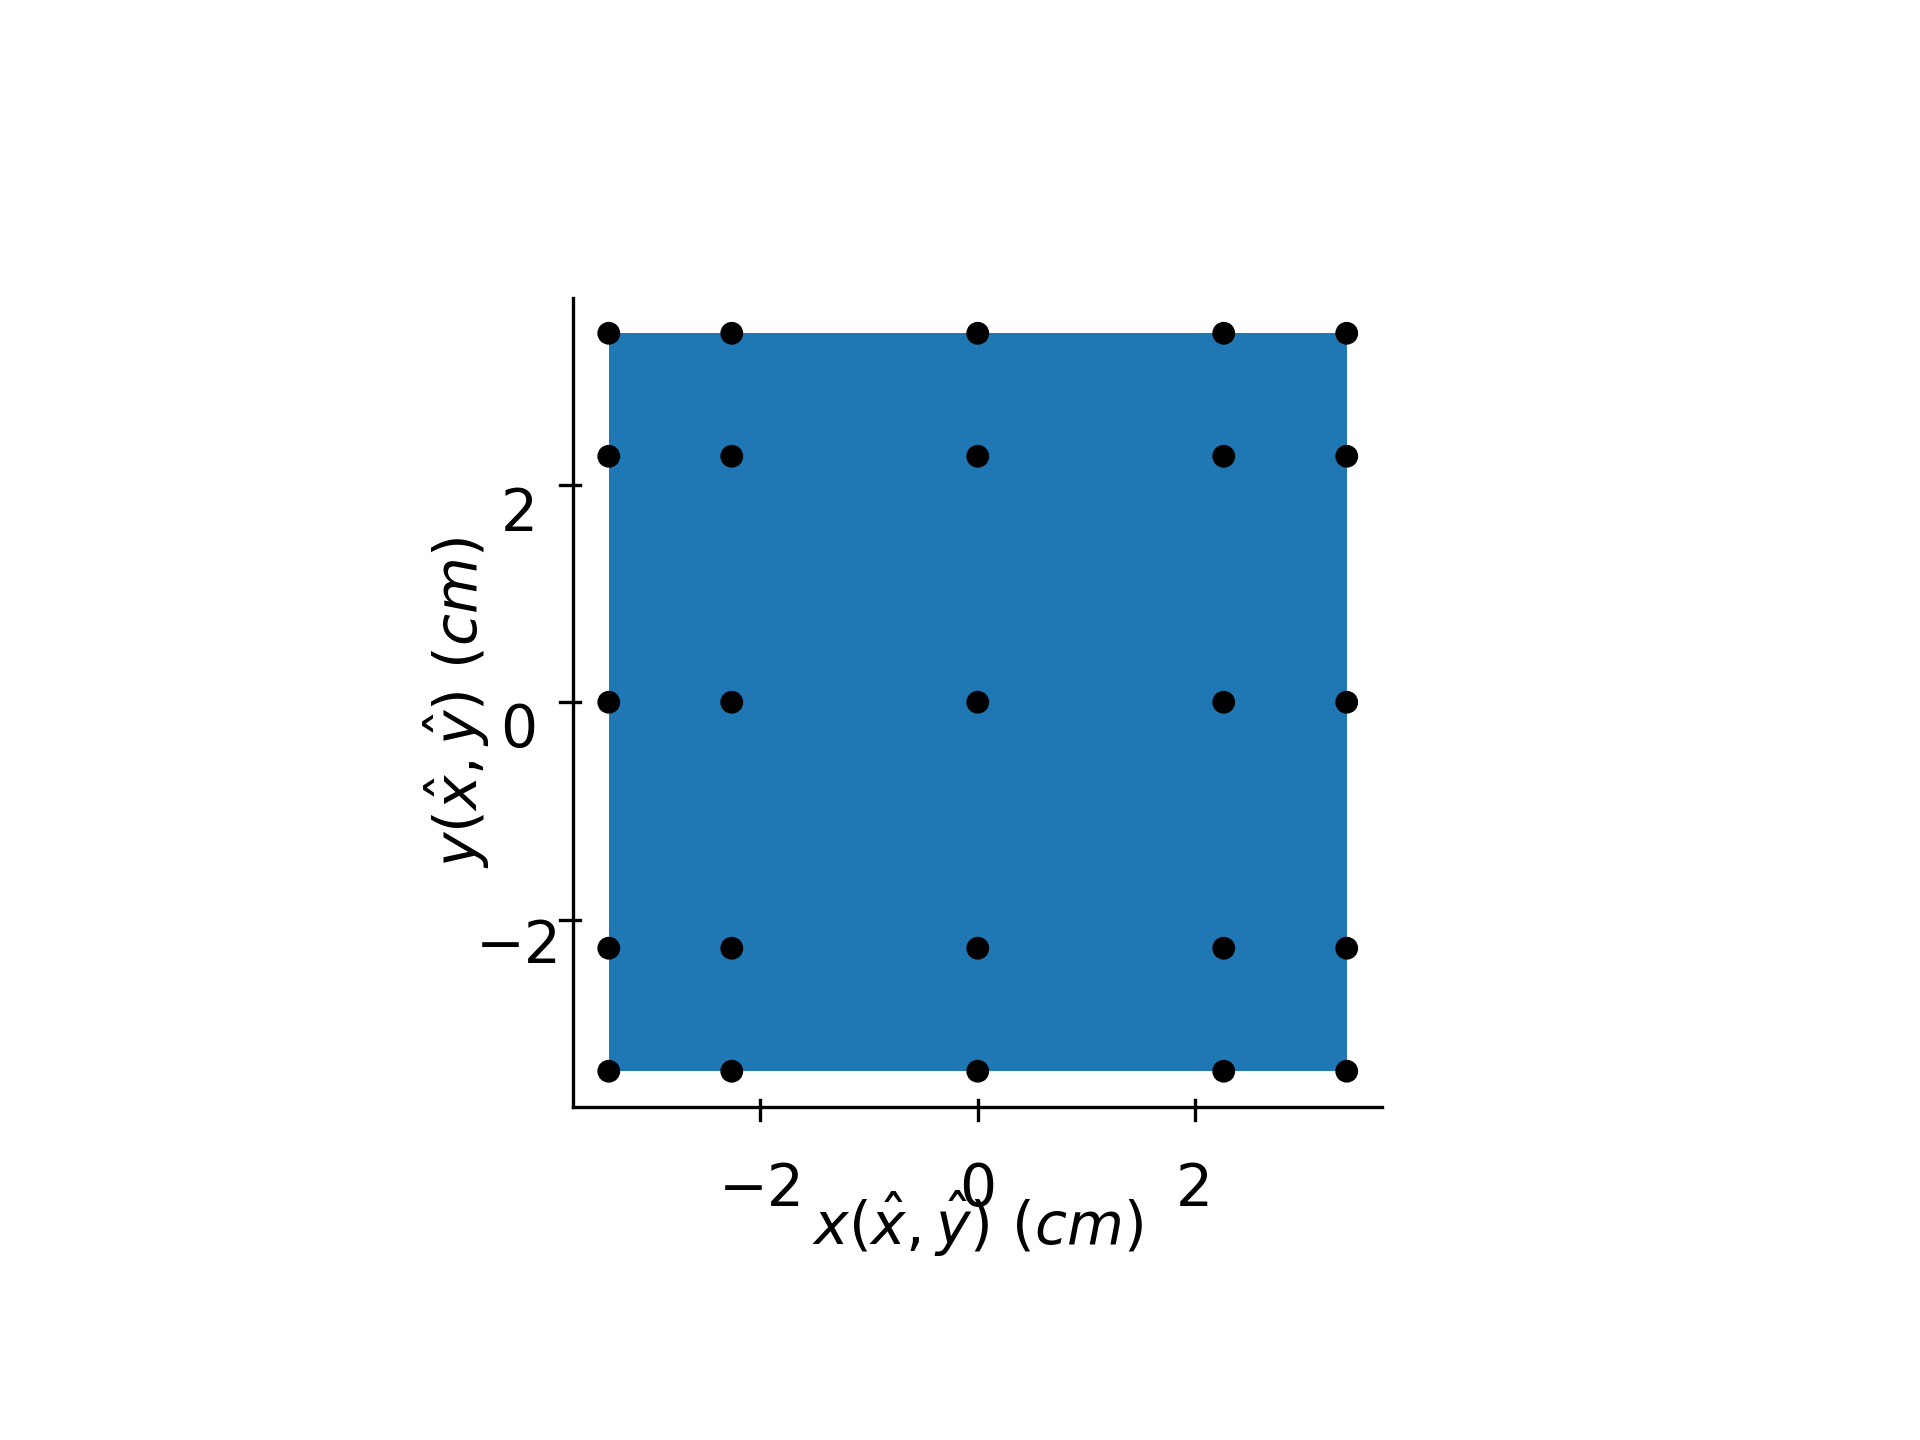

Recreate this plot in Python.
import matplotlib
import matplotlib.pyplot as plt
import numpy as np
import torch as tn
from igakit import cad

from ttnte.assemblers import TTAssembler
from ttnte.iga import IGAMesh
from ttnte.linalg import LinearOperator, eig
from ttnte.xs.benchmarks import pu239

tn.set_default_dtype(tn.float64)
font = {"size": 14}
matplotlib.rc("font", **font)

if __name__ == "__main__":
    # Discretization
    num_nodes = 256
    num_ordinates = 1024

    # Get XS data
    xs_server = pu239(num_groups=2)

    # Create NURBS geometry
    length = 6.5  # cm
    points = np.array(
        [
            [-length / 2, -length / 2, 0],
            [length / 2, -length / 2, 0],
            [-length / 2, length / 2, 0],
            [length / 2, length / 2, 0],
        ]
    ).reshape((2, 2, -1))
    patches = {cad.bilinear(points): "Pu-239"}

    # ===========================================
    # Plot initial mesh
    # Create mesh
    mesh = IGAMesh(patches)

    # Refine mesh resolution
    mesh.refine(0, factor=3, degree=2)

    # Connect patches
    mesh.connect()

    # Finalize mesh
    mesh.finalize()

    # Plot final mesh
    ax = mesh.plot(meshlines=False)
    plt.tight_layout()
    plt.savefig("square.png", dpi=300)

    # ===========================================
    # Plot scalar flux
    # Create mesh
    mesh = IGAMesh(patches)

    # Refine mesh resolution
    mesh.refine(0, factor=16, degree=3)

    # Connect patches
    mesh.connect()

    # Finalize mesh
    mesh.finalize()

    # Create operators in TT format
    assembler = TTAssembler(
        mesh=mesh,
        xs_server=xs_server,
        num_ordinates=num_ordinates,
    )
    assembler.interp_jacobian = False
    assembler.interp_jacobian_det = False
    assembler.interp_boundary_jacobian_det = False
    H, S, F, _, B_out = assembler.build(use_tt=True, eps=1e-10)

    # Save TT information
    assembler.save_tt_info("./tt_info.csv")

    # Run solver
    k, psi = eig(
        LHS=LinearOperator([H, B_out, -S], N=assembler.N, M=assembler.M),
        RHS=LinearOperator([F], N=assembler.N, M=assembler.M),
        tols=1e-8,
        max_iters=500,
        device=0,
    )

    # Compute scalar flux
    phi = (
        assembler.angular_integral(psi)
        .numpy()
        .reshape((xs_server.num_groups, mesh.num_patches, -1))
    )

    # Get OpenMC solution
    k_mc = [0.997955, 0.000031]
    phi_mc = np.load("../../../notebooks/square/openmc/data/mesh_flux.npy")

    # Ensure OpenMC solution is normalized
    phi_mc /= np.linalg.norm(phi_mc.flatten(), 2)

    # Calculate eigenvalue error
    print("keff error: {} +/- {} pcm".format((k - k_mc[0]) * 1e5, k_mc[1]))

    # Map rectangular mesh
    pids, coords = mesh.map_regular_mesh(shape=phi_mc.shape[1:], N=(2, 2))

    # Iterate through groups and plot
    phi_avg = np.zeros(phi_mc.shape)
    for g in range(xs_server.num_groups):
        # Set control points
        mesh.set_phi(phi[g,])

        # Calculate regular mesh
        phi_avg[g,] = mesh.regular_mesh(pids, coords)

        # Plot
        ax = mesh.plot(plot_ctrlpts=False)
        ax.set_zlabel(f"$\\phi_{g + 1}" + "(\\hat{x}, \\hat{y})$")
        plt.tight_layout()
        plt.savefig(f"./phi_{g + 1}.png", dpi=300)

    # Normalize average
    phi_avg /= np.linalg.norm(phi_avg.flatten(), 2)

    for g in range(xs_server.num_groups):
        # Calculate groups L2-error
        print(
            "Scalar flux Relative L2-error (g = {}): {}".format(
                g + 1,
                np.linalg.norm((phi_avg[g,] - phi_mc[g,]).flatten(), 2)
                / np.linalg.norm(phi_mc[g,].flatten(), 2),
            )
        )
    print(
        "Total scalar flux Relative L2-error: {}".format(
            np.linalg.norm((phi_avg - phi_mc).flatten(), 2)
            / np.linalg.norm(phi_mc.flatten(), 2)
        )
    )
